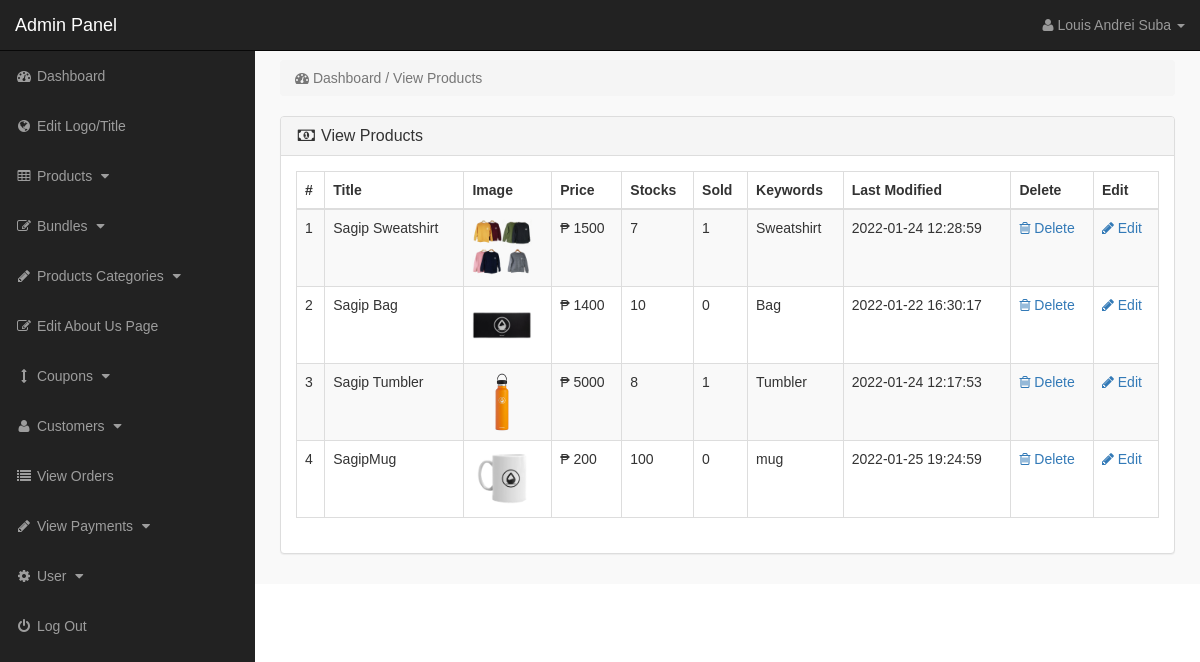
/admin_area/index.php?view_products (signed in), run on the app's committed database.
### tables this page shows
CREATE TABLE `products` (
  `product_id` int(10) NOT NULL,
  `p_cat_id` int(10) NOT NULL,
  `cat_id` int(10) NOT NULL,
  `manufacturer_id` int(10) NOT NULL,
  `date` timestamp NOT NULL DEFAULT current_timestamp() ON UPDATE current_timestamp(),
  `product_title` text NOT NULL,
  `product_url` text NOT NULL,
  `product_img1` text NOT NULL,
  `product_img2` text NOT NULL,
  `product_img3` text NOT NULL,
  `product_price` int(10) NOT NULL,
  `product_psp_price` int(100) NOT NULL,
  `product_desc` text NOT NULL,
  `product_features` text NOT NULL,
  `product_stock` int(11) NOT NULL,
  `product_keywords` text NOT NULL,
  `product_label` text NOT NULL,
  `status` varchar(255) NOT NULL
);

### admin_area/view_products.php (the view)
<?php
if (!isset($_SESSION['admin_email'])) {
    echo "<script>window.open('login.php','_self')</script>";
} else {
    ?>
<div class="row">
<div class="col-lg-12" >
<ol class="breadcrumb" >
<li class="active" >
<i class="fa fa-dashboard"></i> Dashboard / View Products
</li>
</ol>
</div>
</div>
<div class="row" >
<div class="col-lg-12" >
<div class="panel panel-default" >
<div class="panel-heading" >
<h3 class="panel-title" >
<i class="fa fa-money fa-fw" ></i> View Products
</h3>
</div>
<div class="panel-body" >
<div class="table-responsive" >
<table class="table table-bordered table-hover table-striped" >
<thead>
<tr>
<th>#</th>
<th>Title</th>
<th>Image</th>
<th>Price</th>
<th>Stocks</th>
<th>Sold</th>
<th>Keywords</th>
<th>Last Modified</th>
<th>Delete</th>
<th>Edit</th>
</tr>
</thead>
<tbody>
<?php
    $i = 0;
    $get_pro = "select * from products where status='product'";
    $run_pro = mysqli_query($con, $get_pro);
    while ($row_pro = mysqli_fetch_array($run_pro)) {
        $pro_id = $row_pro['product_id'];
        $pro_title = $row_pro['product_title'];
        $pro_image = $row_pro['product_img1'];
        $pro_price = $row_pro['product_price'];
        $pro_stock = $row_pro['product_stock'];
        $pro_keywords = $row_pro['product_keywords'];
        $pro_date = $row_pro['date'];
        $i++;
        ?>
<tr>
<td><?php echo $i; ?></td>
<td><?php echo $pro_title; ?></td>
<td><img src="product_images/<?php echo $pro_image; ?>" width="60" height="60"></td>
<td>₱ <?php echo $pro_price; ?></td>
<td> <?php if ($pro_stock < 0) {echo $pro_stock = 0;} else {echo $pro_stock;}?> </td>
<td>
<?php
        $get_sold = "select * from pending_orders where product_id='$pro_id' and (order_status='pending' or order_status='Complete')";
        $run_sold = mysqli_query($con, $get_sold);
        $count = mysqli_num_rows($run_sold);
        echo $count;
        ?>
</td>
<td> <?php echo $pro_keywords; ?> </td>
<td><?php echo $pro_date; ?></td>
<td>
<a href="index.php?delete_product=<?php echo $pro_id; ?>">
<i class="fa fa-trash-o"> </i> Delete
</a>
</td>
<td>
<a href="index.php?edit_product=<?php echo $pro_id; ?>">
<i class="fa fa-pencil"> </i> Edit
</a>
</td>
</tr>
<?php }?>
</tbody>
</table>
</div>
</div>
</div>
</div>
</div>
<?php }?>

### admin_area/index.php (shortened to what this page needs)
<?php
include "includes/db.php";
if (!isset($_SESSION['admin_email'])) {
    echo "<script>window.open('login.php','_self')</script>";
} else {
?>
<?php
    $admin_session = $_SESSION['admin_email'];
    $get_admin = "select * from admins  where admin_email='$admin_session'";
    $run_admin = mysqli_query($con, $get_admin);
    $row_admin = mysqli_fetch_array($run_admin);
    $admin_name = $row_admin['admin_name'];
    ?>
<!DOCTYPE html>
<html>
<head>
<link href="css/bootstrap.min.css" rel="stylesheet">
<link href="css/style.css" rel="stylesheet">
<link href="font-awesome/css/font-awesome.min.css" rel="stylesheet" >
</head>
<body>
<div id="wrapper">
<?php include "includes/sidebar.php";?>
<div id="page-wrapper">
<div class="container-fluid">
<?php
    if (isset($_GET['view_products'])) {
        include "view_products.php";
    }
    ?>
</div>
</div>
</div>
</body>
</html>
<?php }?>

### admin_area/includes/sidebar.php (shortened to what this page needs)
<?php
if (!isset($_SESSION['admin_email'])) {
    echo "<script>window.open('login.php','_self')</script>";
} else {
    $admin_level = $_SESSION['admin_level'];
    if ($admin_level == 2) {
        $hideme = 'display:none;';
    } else {
        $hideme = '';
    }
    ?>
<nav class="navbar navbar-inverse navbar-fixed-top" >
<div class="navbar-header" >
<a class="navbar-brand" href="index.php?dashboard" >Admin Panel</a>
</div>
<ul class="nav navbar-right top-nav" >
<li class="dropdown" >
<a href="#" class="dropdown-toggle" data-toggle="dropdown" >
<i class="fa fa-user" ></i>
<?php echo $admin_name; ?> <b class="caret" ></b>
</a>
</li>
</ul>
<div class="collapse navbar-collapse navbar-ex1-collapse">
<ul class="nav navbar-nav side-nav">
<li>
<a href="index.php?dashboard">
<i class="fa fa-fw fa-dashboard"></i> Dashboard
</a>
</li>
<li>
<a style="<?php echo $hideme; ?>" href="index.php?edit_logo_title">
<i class="fa fa-fw fa-globe"></i> Edit Logo/Title
</a>
</li>
<li>
<a href="#" data-toggle="collapse" data-target="#products">
<i class="fa fa-fw fa-table"></i> Products
<i class="fa fa-fw fa-caret-down"></i>
</a>
</li>
<li>
<a href="#" data-toggle="collapse" data-target="#bundles">
<i class="fa fa-fw fa-edit"></i> Bundles
<i class="fa fa-fw fa-caret-down"></i>
</a>
</li>
<li>
<a href="#" data-toggle="collapse" data-target="#p_cat">
<i class="fa fa-fw fa-pencil"></i> Products Categories
<i class="fa fa-fw fa-caret-down"></i>
</a>
</li>
<li style="<?php echo $hideme; ?>">
<a href="index.php?edit_about_us">
<i class="fa fa-fw fa-edit"></i> Edit About Us Page
</a>
</li>
<li style="<?php echo $hideme; ?>">
<a href="#" data-toggle="collapse" data-target="#coupons">
<i class="fa fa-fw fa-arrows-v"></i> Coupons
<i class="fa fa-fw fa-caret-down"></i>
</a>
</li>
<li style="<?php echo $hideme; ?>">
<a href="#" data-toggle="collapse" data-target="#customer">
<i class="fa fa-fw fa-user"></i> Customers
<i class="fa fa-fw fa-caret-down"></i>
</a>
</li>
<li>
<a href="index.php?view_orders">
<i class="fa fa-fw fa-list"></i> View Orders
</a>
</li>
<li>
<a href="#" data-toggle="collapse" data-target="#pay">
<i class="fa fa-fw fa-pencil"></i> View Payments
<i class="fa fa-fw fa-caret-down"></i>
</a>
</li>
<li>
<a href="#" data-toggle="collapse" data-target="#users">
<i class="fa fa-fw fa-gear"></i> User
<i class="fa fa-fw fa-caret-down"></i>
</a>
</li>
<li>
<a href="logout.php">
<i class="fa fa-fw fa-power-off"></i> Log Out
</a>
</li>
</ul>
</div>
</nav>
<?php }?>

### admin_area/css/style.css (style rules this page uses)
* { font-family: "Montserrat", sans-serif }
body { margin-top: 100px; font-family: "Montserrat"; }
@media (min-width: 768px) { body { margin-top: 50px; } }
#wrapper { padding-left: 0; }
#page-wrapper { width: 100%; padding: 0; background-color: #F9F9F9; }
@media (min-width: 768px) { #wrapper { padding-left: 255px; } }
@media (min-width: 768px) { #page-wrapper { padding: 10px; } }
.top-nav { padding: 0 15px; }
.top-nav>li { display: inline-block; float: left; }
.top-nav>li>a { padding-top: 15px; padding-bottom: 15px; line-height: 20px; color: #999; }
@media (min-width: 768px) { .side-nav { position: fixed; top: 51px; width: 255px; border-radius: 0; overflow-y: auto; background-color: #222; bottom: 0; overflow-x: hidden; padding-bottom: 40px; } }
@media (min-width: 768px) { .side-nav>li>a { width: 255px; } }
.panel-body { border-radius: 5px; }

### data on the page
products: product_title "Sagip Sweatshirt", product_img1 (picture), product_price "1500", product_stock "7", count "1", product_keywords "Sweatshirt", date "2022-01-24 12:28:59"
products: product_title "Sagip Bag", product_img1 (picture), product_price "1400", product_stock "10", count "0", product_keywords "Bag", date "2022-01-22 16:30:17"
products: product_title "Sagip Tumbler", product_img1 (picture), product_price "5000", product_stock "8", count "1", product_keywords "Tumbler", date "2022-01-24 12:17:53"
products: product_title "SagipMug", product_img1 (picture), product_price "200", product_stock "100", count "0", product_keywords "mug", date "2022-01-25 19:24:59"

### other printed values
$admin_name "Louis Andrei Suba"
